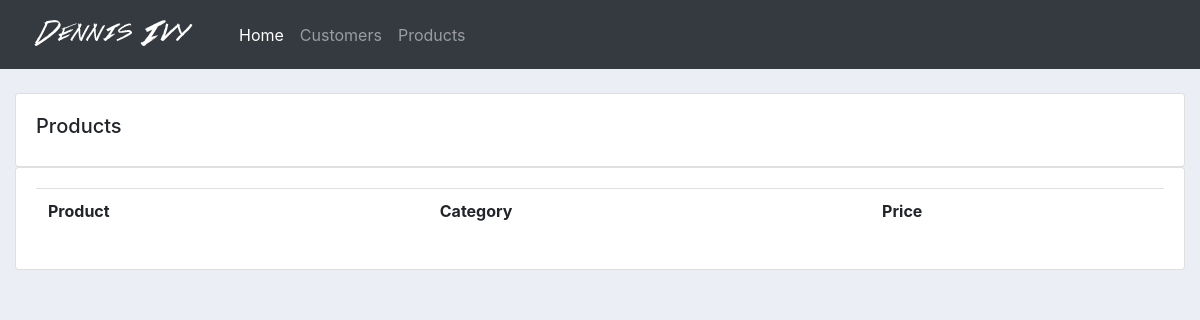
Before: /products/ with the older database file.
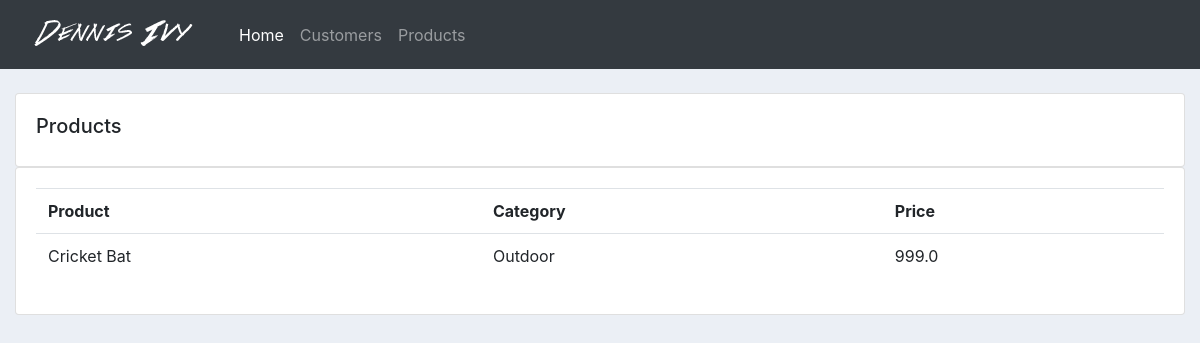
After: the same page with the newer database file.
### accounts/models.py (models this page shows, shortened)
class Product(models.Model):
    CATEGORY = (
        ('Indoor', 'Indoor'),
        ('Outdoor', 'Outdoor')
    )
    name = models.CharField(max_length=128, null=True)
    price = models.FloatField(null=True)
    category = models.CharField(max_length=128, null=True, choices=CATEGORY)
    description = models.CharField(max_length=600, null=True, blank=True)
    date_created = models.DateTimeField(auto_now_add=True, null=True)
    tags = models.ManyToManyField(Tag)

### accounts/views.py (the view)
def products(request):
    products = Product.objects.all()
    return render(request, 'accounts/products.htm', {'products': products})

### accounts/templates/accounts/products.htm
{% extends 'accounts/main.htm' %} {% block content %}
<br />
<div class="row">
  <div class="col-md">
    <div class="card card-body">
      <h5>Products</h5>
    </div>
    <div class="card card-body">
      <table class="table">
        <tr>
          <th>Product</th>
          <th>Category</th>
          <th>Price</th>
        </tr>
        {% for i in products %}
        <tr>
          <td>{{i.name}}</td>
          <td>{{i.category}}</td>
          <td>{{i.price}}</td>
        </tr>
        {% endfor %}
      </table>
    </div>
  </div>
</div>
{% endblock %}

Changed rows visible on the page:
added Product: name "Cricket Bat", category "Outdoor", price "999.0"
